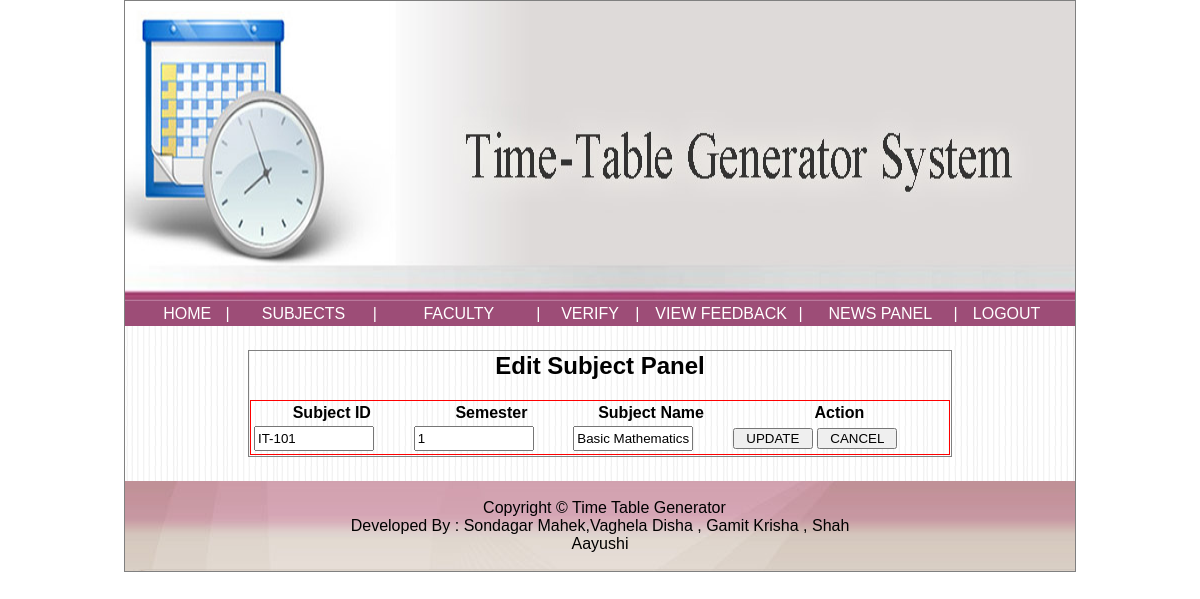
Screenshot of /admin/editSubj_it.php?id=IT-101 (signed in) with the database file from the repository.
### tables this page shows
CREATE TABLE `subj_it` (
  `sid` varchar(11) NOT NULL,
  `sname` varchar(80) DEFAULT NULL,
  `sem` varchar(10) DEFAULT NULL
);

### admin/editSubj_it.php (the view, shortened to what this page needs)
<?php
$id = $_GET['id'];
 include("header.html"); ?>
        <div style="width:950px;background-image:url('../images/bg.png');">
	<table>
	<tr>
	<td style="width:125px;">&nbsp;</td>
	<td style="width:700px;">&nbsp;</td>
	<td style="width:125px;">&nbsp;</td>
	</tr>
	<tr>
<form action="" method="post">
	<td style="width:125px;">&nbsp;</td>
	<td style="width:700px;border:1px solid gray;">
	<div style="width:700px;">
		<center><h2> Edit Subject Panel </h2>
	<?php
	include("../config.php");
	$qq = "select * from subj_it where sid='$id'";
	$rr = mysqli_query($con,$qq) or die(mysqli_error());
	$cc = mysqli_num_rows($rr);
	if($cc > 0)
	{
		while($row = mysqli_fetch_array($rr))
		{
			$a = $row['0'];
			$b = $row['2'];
			$c = $row['1'];
		}
	}
	else
	{
		echo "<script>alert('No data to display')</script>";
	}
	?>
	</center>
	<table style="width:700px;border:1px solid red;">
		<tr>
			<th>Subject ID</th>
			<th>Semester</th>
			<th>Subject Name</th>
			<th>Action</th>
		</tr>
		<tr>
			<td> <input type="text" style="width:120px;height:25px;" value="<?php echo $a; ?>" readonly> </td>
			<td> <input type="text" style="width:120px;height:25px;" value="<?php echo $b; ?>" name="t1"> </td>
			<td> <input type="text" style="width:120px;height:25px;" value="<?php echo $c; ?>" name="t2"> </td>
			<td> <input type="submit" style="width:80px;" name="s1" value="UPDATE"> <input type="submit" name="s2" style="width:80px;" value="CANCEL"></td>
		</tr>
	</table>
	</div>
	</td>
	<td style="width:125px;">&nbsp;</td>
</tr>
<tr>
	<td style="width:125px;">&nbsp;</td>
	<td style="width:700px;">&nbsp;</td>
	<td style="width:125px;">&nbsp;</td>
</tr>
</table>
        </div>

### style.css (style rules this page uses)
body { font-family:arial; }
.link { display:block;color:White;background-color:#9D4D77;text-decoration:none;text-align: center; }
input { width:200px; }

### rows the page displays
subj_it: sid "IT-101", t1 "1", t2 "Basic Mathematics"
